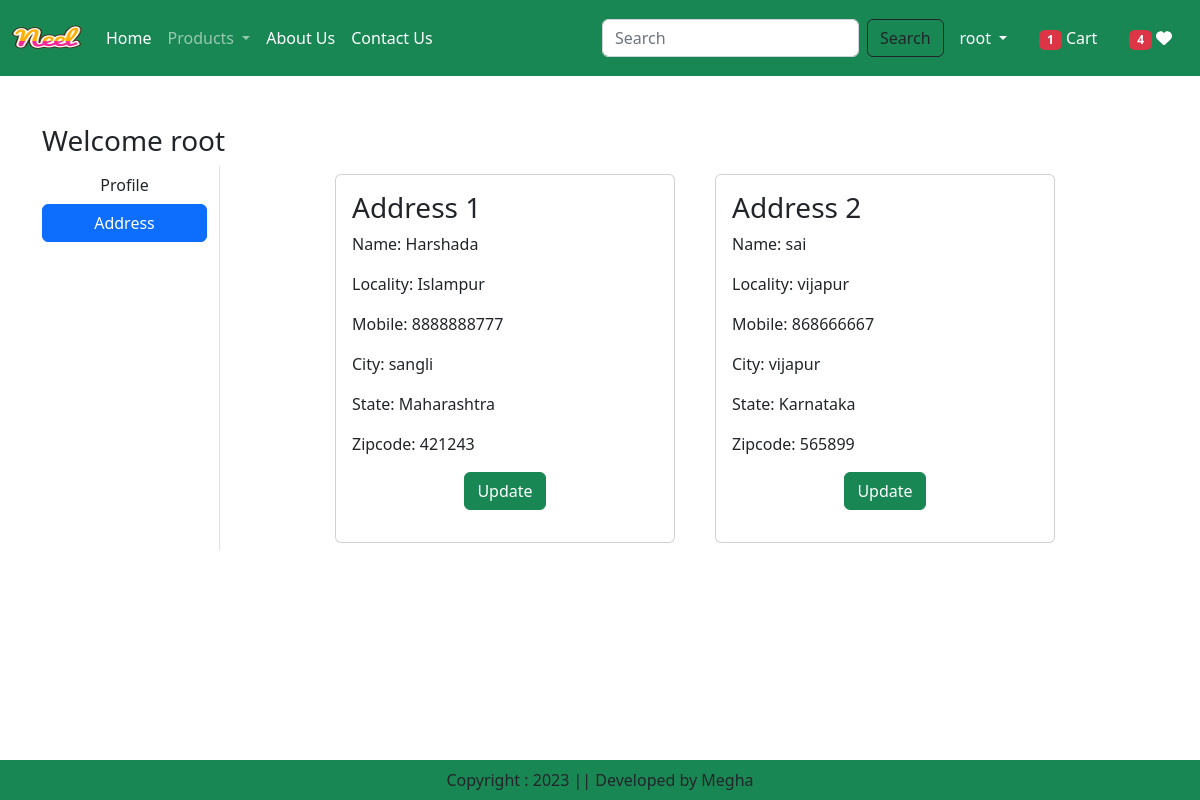
The page /address/ (signed in) on the database its author committed.
### app/models.py (models this page shows, shortened)
class Customer(models.Model):
    user = models.ForeignKey(User,on_delete=models.CASCADE)
    name = models.CharField(max_length=200)
    locality = models.CharField(max_length=200)
    city = models.CharField(max_length=50)
    mobile = models.IntegerField(default=0)
    zipcode = models.IntegerField()
    state = models.CharField(choices=STATE_CHOICES, max_length=100)

### app/views.py (the view)
# urls.py: path('address/', views.address,name='address'),
@login_required
def address(request):
    totalitem = 0
    wishitem = 0
    if request.user.is_authenticated:
        totalitem = len(Cart.objects.filter(user=request.user))
        wishitem = len(Wishlist.objects.filter(user=request.user))
    add = Customer.objects.filter(user=request.user)
    return render(request,"app/address.html",locals())

### app/templates/app/address.html (shortened to what this page needs)
{% extends 'app/base.html' %}
{% load static %}
{% block main-content %}
<div class="container my-5">
  <div class="row">
    <h3>Welcome <span class="taxt-capitalize">{{request.user}}</span></h3>
    <div class="col-sm-2 border-end">
      <ul class="list-unstyled">
        <li class="d-grid">
          <a href="{% url 'profile'%}" class="btn">Profile</a>
        </li>
        <li class="d-grid">
          <a href="{% url 'address'%}" class="btn btn-primary">Address</a>
        </li>
      </ul>
    </div>
    <div class="col-sm-8 offset-sm-1">
      <div class="row">
        {% for ad in add %}
        <div class="col-sm-6">
          <div class="card m-2">
            <div class="card-body">
              <h3>Address {{forloop.counter}}</h3>
              <p>Name: {{ad.name}}</p>
              <p>Locality: {{ad.locality}}</p>
              <p>Mobile: {{ad.mobile}}</p>
              <p>City: {{ad.city}}</p>
              <p>State: {{ad.state}}</p>
              <p>Zipcode: {{ad.zipcode}}</p>
              <p class="text-center"><a href="{% url 'updateAddress' pk=ad.id %}" type="button" class="btn btn-success">Update</a></p>
            </div>
          </div>
        </div>
        {% endfor %}
      </div>
    </div>
  </div>
</div>
{% endblock main-content %}

### app/templates/app/base.html (shortened to what this page needs)
<!DOCTYPE html>
{% load static %}
<html lang="en">
<head>
    <link href="https://cdn.jsdelivr.net/npm/bootstrap@5.2.3/dist/css/bootstrap.min.css" rel="stylesheet">
    <link rel="stylesheet" href="{% static 'app/css/owl.carousel.min.css' %}">
    <link rel="stylesheet" href="{% static 'app/css/all.min.css' %}">
    <link rel="stylesheet" href="{% static 'app/css/mystyle.css' %}">
</head>
<body>
    <nav class="navbar navbar-expand-lg navbar-dark bg-success ">
        <div class="container-fluid">
          <a class="navbar-brand" href="#">
            <img src="{% static 'app/images/neel.png' %}" alt="" height="50" width="70" />
          </a>
          <div class="collapse navbar-collapse" id="navbarSupportedContent">
            <ul class="navbar-nav me-auto mb-2 mb-lg-0">
              {% if request.user.is_authenticated %}
              <li class="nav-item">
                <a class="nav-link active" aria-current="page" href="/">Home</a>
              </li>
              <li class="nav-item dropdown">
                <a class="nav-link dropdown-toggle" href="#" id="navbarDropdown" role="button" data-bs-toggle="dropdown" aria-expanded="false">
                  Products
                </a>
              </li>
              <li class="nav-item">
                <a class="nav-link text-white" href="{% url 'about' %}">About Us</a>
              </li>
              <li class="nav-item">
                <a class="nav-link text-white" href="{% url 'contact' %}">Contact Us</a>
              </li>
            </ul>
            <form class="d-flex" action="/search">
              <input class="form-control me-2" type="search" placeholder="Search" aria-label="Search" name="search"/>
              <button class="btn btn-outline-dark" type="submit">Search</button>
            </form>
          </div>
          <ul class="navbar-nav me-auto mb-2 mb-lg-0">
            <li class="nav-item dropdown mx-2">
                <a class="nav-link dropdown-toggle text-white" href="#" id="profileDropdown" role="button" data-bs-toggle="dropdown" aria-expanded="false">
                  {{request.user}}
                </a>
              </li>
              <li class="nav-item mx-2">
                <a href="{% url 'showcart' %}" class="nav-link text-white">
                  <span class="badge bg-danger">{% if totalitem > 0 %}{{totalitem}}{% endif %}</span> Cart</a>
              </li>
              <li class="nav-item mx-2">
                <a href="{% url "showwishlist" %}" class="nav-link text-white"><span class="badge bg-danger">{% if wishitem > 0 %}{{wishitem}}{% endif %}</span>  <i class="fa fa-heart"> </i> </a>
              </li>
              {% endif %}
          </ul>
        </div>
      </nav>
      {% block main-content %}{% endblock main-content %}
      <footer class="container-fluid bg-success text-center p-2 mt-5 fixed-bottom">
        Copyright : 2023 || Developed by Megha
      </footer>
</body>
</html>

### rows shown on the page
Customer: name "Harshada", locality "Islampur", mobile "8888888777", city "sangli", state "Maharashtra", zipcode "421243"
Customer: name "sai", locality "vijapur", mobile "868666667", city "vijapur", state "Karnataka", zipcode "565899"

### other values the page prints
{{ request.user }} "root"
{{ totalitem }} "1"
{{ wishitem }} "4"
